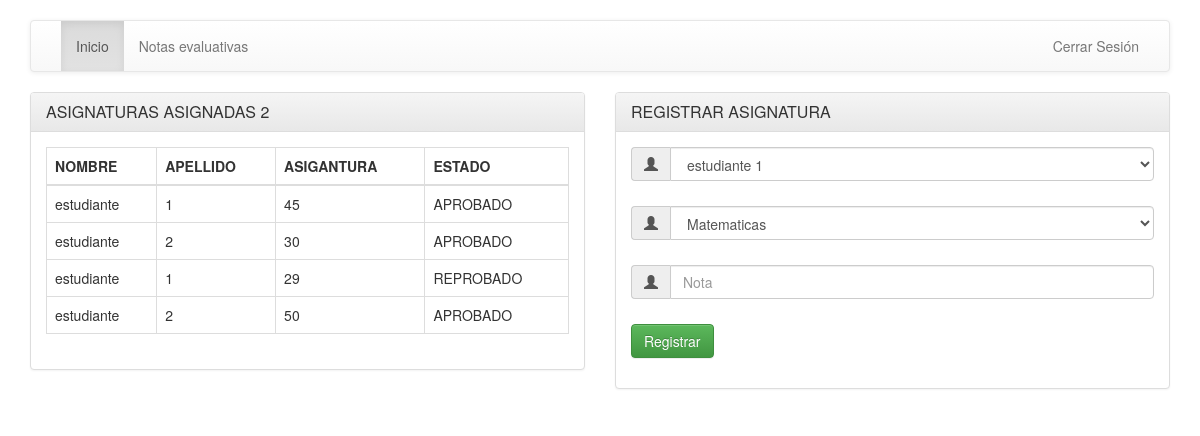
/system_students/index.php?c=values (signed in), run on the app's committed database.
### tables this page shows
CREATE TABLE `ratings` (
  `id_rating` int(11) NOT NULL,
  `fk_subject_id` int(11) NOT NULL,
  `fk_user_student` int(11) NOT NULL,
  `rating_assign` int(10) NOT NULL
);

CREATE TABLE `users` (
  `id_user` int(11) NOT NULL,
  `token_user` varchar(100) NOT NULL,
  `first_name` varchar(50) NOT NULL,
  `second_name` varchar(50) NOT NULL,
  `name_user` varchar(50) NOT NULL,
  `password` varchar(200) NOT NULL,
  `fk_rol` int(11) NOT NULL
);

### system_students/Controller/PagesController.php (called while the page is built, shortened)
<?php
include_once('Model/SubjectClass.php');
class UsersController{
    public function __construct()
    {
        $this->mod_sub = new Subject();
    }
    public function values()
    {
        include_once('View/Subject/registervalues.php');
    }
}

### system_students/DataBase/Conection.php (called while the page is built)
<?php
class conection{
    public static function connect(){
        $pdo = new PDO("mysql: host=localhost; dbname=systemstudents","root","");
        $pdo->setAttribute(PDO::ATTR_ERRMODE, PDO::ERRMODE_EXCEPTION);
        return $pdo;
    }
}

### system_students/Model/SubjectClass.php (called while the page is built, shortened)
<?php
class Subject{
    public $con;
    public function __construct()
    {
        try {
            $this->con = conection::connect();
        } catch (Exception $e) {
            die($e->getMessage());
        }
    }
    public function OptionUserStudent()
    {
        try {
            $query = "SELECT * FROM users INNER jOIN rol ON users.fk_rol = rol.id_rol WHERE fk_rol = 2";
            $stmt = $this->con->prepare($query);
            $stmt->execute();
            return $stmt->fetchAll(PDO::FETCH_OBJ);
        } catch (Exception $e) {
            die($e->getMessage());
        }
    }
    public function OptionSubjectTeacher($id)
    {
        try {
            $query = "SELECT * FROM subjects WHERE fk_user_teacher  = ?";
            $stmt = $this->con->prepare($query);
            $stmt->bindParam(1, $id, PDO::PARAM_INT);
            $stmt->execute();
            return $stmt->fetchAll(PDO::FETCH_OBJ);
        } catch (Exception $e) {
            die($e->getMessage());
        }
    }
    public function SearchRatingsSubject()
    {
        try {
            $query = "SELECT * FROM ratings INNER JOIN users ON ratings.fk_user_student = users.id_user";
            $stmt = $this->con->prepare($query);
            $stmt->execute();
            return $stmt->fetchAll(PDO::FETCH_OBJ);
        } catch (Exception $e) {
            die($e->getMessage());
        }
    }
}

### system_students/View/Subject/registervalues.php (the view, shortened to what this page needs)
<?php
$id = $_SESSION['id_user_S'];
$rol = $_SESSION['fk_rol_S'];
?>
<!doctype html>
<html lang="es">
	<head>
		<link rel="stylesheet" href="Styles/css/bootstrap.min.css" >
		<link rel="stylesheet" href="Styles/css/bootstrap-theme.min.css" >
	</head>
	<body>
		<div class="container">
			<nav class='navbar navbar-default'>
				<div class='container-fluid'>
					<div id='navbar' class='navbar-collapse collapse'>
						<ul class='nav navbar-nav'>
							<li class='active'><a href='?c=home'>Inicio</a></li>
						</ul>
						<?php if($rol == 3){?>
						<ul class='nav navbar-nav'>
                            <li><a href='?c=values'>Notas evaluativas</a></li>
                        </ul>
						<?php }; ?>
						<ul class='nav navbar-nav navbar-right'>
							<li><a href='?c=CloseSesion'>Cerrar Sesi&oacute;n</a></li>
						</ul>
					</div>
				</div>
			</nav>
            <div class="row">
                <div class="col-md-6">
                    <div class="panel panel-default">
                        <div class="panel-heading">
                            <h3 class="panel-title">ASIGNATURAS ASIGNADAS <?php echo $id; ?></h3>
                        </div>
                        <div class="panel-body">
                            <table class="table table-bordered">
                                <thead>
                                    <th>NOMBRE</th>
                                    <th>APELLIDO</th>
                                    <th>ASIGANTURA</th>
                                    <th>ESTADO</th>
                                </thead>
                                <tbody>
								<?php foreach($this->mod_sub->SearchRatingsSubject() as $ts): ?>
                                    <tr>
                                        <td><?php echo $ts->first_name; ?></td>
                                        <td><?php echo $ts->second_name; ?></td>
                                        <td><?php echo $ts->rating_assign; ?></td>
                                        <td>
											<?php if($ts->rating_assign < 30){
													echo "REPROBADO";
											}
											else
											{ echo "APROBADO";
											};
											?></td>
                                    </tr>
								<?php endforeach; ?>
                                </tbody>
                            </table>
                        </div>
                    </div>
                </div>
                <div class="col-md-6">
                    <div class="panel panel-default">
                        <div class="panel-heading">
                            <h3 class="panel-title">REGISTRAR ASIGNATURA</h3>
                        </div>
                        <div class="panel-body">
                        <form id="loginform" class="form-horizontal" role="form" action="?c=saveratings" method="POST" autocomplete="off">
                            <div style="margin-bottom: 25px" class="input-group">
								<span class="input-group-addon"><i class="glyphicon glyphicon-user"></i></span>
                                <select name="student" class="form-control" require>
								<?php foreach($this->mod_sub->OptionUserStudent() as $ot): ?>
                                    <option value="<?php echo $ot->id_user; ?>"><?php echo $ot->first_name." ".$ot->second_name; ?></option>
								<?php endforeach; ?>
                                </select>
							</div>
							<div style="margin-bottom: 25px" class="input-group">
								<span class="input-group-addon"><i class="glyphicon glyphicon-user"></i></span>
                                <select name="subject" class="form-control" require>
								<?php foreach($this->mod_sub->OptionSubjectTeacher($id) as $oe): ?>
                                    <option value="<?php echo $oe->id_subject; ?>"><?php echo $oe->description_subject; ?></option>
								<?php endforeach; ?>
                                </select>
							</div>
							<div style="margin-bottom: 25px" class="input-group" require>
								<span class="input-group-addon"><i class="glyphicon glyphicon-user"></i></span>
                                <input id="usuario" type="number" class="form-control" name="values" value="" placeholder="Nota" required>
							</div>
							<div style="margin-top:10px" class="form-group">
								<div class="col-sm-12 controls">
									<button id="btn-login" type="submit" class="btn btn-success">Registrar</a>
								</div>
							</div>
						</form>
                        </div>
                    </div>
                </div>
            </div>
		</div>
	</body>
</html>

### system_students/View/Subject/registervalues.php (style rules this page uses)
body { padding-top: 20px; padding-bottom: 20px; }

### data on the page
ratings: fk_user_student.first_name "estudiante", fk_user_student.second_name "1", rating_assign "45", shows "APROBADO"
ratings: fk_user_student.first_name "estudiante", fk_user_student.second_name "2", rating_assign "30", shows "APROBADO"
ratings: fk_user_student.first_name "estudiante", fk_user_student.second_name "1", rating_assign "29", shows "REPROBADO"
ratings: fk_user_student.first_name "estudiante", fk_user_student.second_name "2", rating_assign "50", shows "APROBADO"

### other printed values
$id "2"
form field student "estudiante 1"
form field subject "Matematicas"
